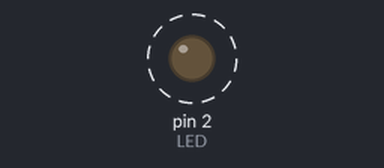
A sketch run on a simulated Arduino Uno, built with avr-gcc and run on an emulated ATmega328P. Parts: output pins drawn as LEDs (lit = HIGH). Dashed ring = blinking. What the sketch prints to the serial monitor is not drawn.

Above: at 0.15 s.
Timing chart, 0 to 3.0 s (numbered marks = the images above):
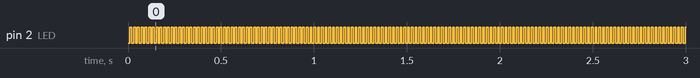

Measured:
- by itself, pin 2 (LED): alternates HIGH for 0.01 s and LOW for 0.01 s

The sketch:

sketch_jun18a.ino
```cpp
#define LED 2

void setup() {
  Serial.begin(115200);
  Serial.println("Hello, MON!");
  pinMode(LED, OUTPUT);
}

void loop() {
  Serial.println("LED OFF"); // newline after message
  digitalWrite(LED, LOW);
  delay(10);

  Serial.println("LED ON"); // newline after message
  digitalWrite(LED, HIGH);
  delay(10);
}
```
